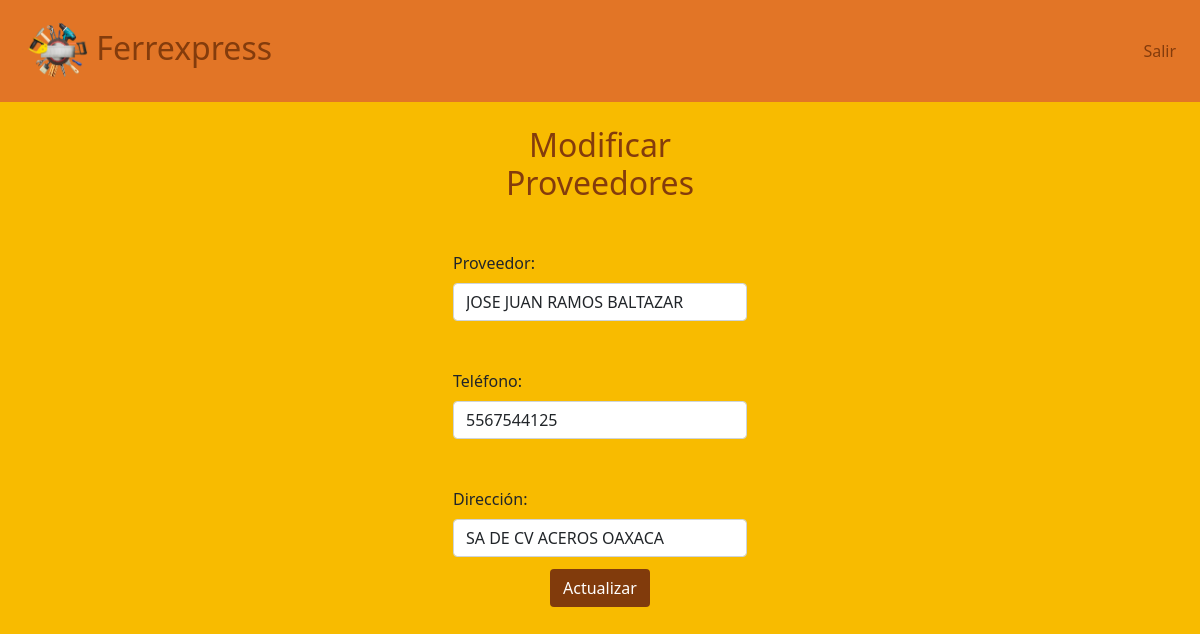
Screenshot of /modificar_proveedores.php?id=4 with the database file from the repository.
### tables this page shows
CREATE TABLE `proveedores`  (
  `id_proveedor` int(0) NOT NULL AUTO_INCREMENT,
  `nombre_proveedor` varchar(100) NOT NULL,
  `telefono_proveedor` varchar(15) NULL DEFAULT NULL,
  `direccion_proveedor` varchar(255) NULL DEFAULT NULL,
  `estado` char(1) NULL DEFAULT '1',
  PRIMARY KEY (`id_proveedor`) USING BTREE
);

### modificar_proveedores.php (the view, shortened to what this page needs)
<?php
    include "model/conexion.php";
    $id = $_GET["id"];
    $consulta_datos = $conexion->query("SELECT * FROM proveedores WHERE id_proveedor = $id;");
    ?>
        <!DOCTYPE html>
        <html lang="en">
        <head>
            <link href="https://cdn.jsdelivr.net/npm/bootstrap@5.0.2/dist/css/bootstrap.min.css" rel="stylesheet">
            <link rel="stylesheet" href="./src/css/style_productos.css">
        </head>
        <body>
        <nav class="navbar navbar-expand-lg navbar-light color_navbar p-3">
                <div class="container-fluid d-flex align-items-center justify-content-between">
                    <a class="navbar-brand" href="#" style="color:#843C0C; font-size:2rem;">
                        <img src="./src/images/logo_ferreteria.png" alt="" width="60" height="60" class="d-inline-block align-text-center">
                        Ferrexpress
                    </a>
                </div>
                <div class="collapse navbar-collapse" id="navbarSupportedContent">
                    <ul class="navbar-nav d-flex align-items-center justify-content-center">
                        <li class="nav-item">
                             <a class="nav-link active" aria-current="page" href="proveedores.php" style="color:#843C0C;">Salir</a>
                        </li>
                    </ul>
                </div>
            </nav>
            <div class="container-fluid columns d-flex align-items-center justify-content-center">
                <form class="col-sm-3 col-md-3 pt-4" method="POST">
                        <h3 class="text-center color_h3">Modificar Proveedores</h3>
                        <?php
                            while($datos=$consulta_datos->fetch_object()){
                        ?>
                        <div class="mb-1 mt-5">
                            <label for="exampleInputEmail1" class="form-label">Proveedor:</label>
                            <input type="text" class="form-control" name="nombre" value="<?= $datos->nombre_proveedor?>" onkeyup="mayus(this);">
                        </div>
                        <div class="mb-1 mt-5">
                            <label for="exampleInputEmail1" class="form-label">Teléfono:</label>
                            <input type="text" class="form-control" name="telefono" value="<?= $datos->telefono_proveedor?>" onkeyup="mayus(this);">
                        </div>
                        <div class="mb-1 mt-5">
                            <label for="exampleInputEmail1" class="form-label">Dirección:</label>
                            <input type="text" class="form-control" name="direccion" value="<?= $datos->direccion_proveedor?>" onkeyup="mayus(this);">
                        </div>
                        <?php
                            }
                        ?>
                        <div class="mb-1 d-flex align-items-center justify-content-center">
                        <button type="submit" class="btn mt-2" name="btnactualizar" value="ok" style="background-color:#813B0C; color:#ffffff;">Actualizar</button>
                    </div>
                </form>
            </div>
    </body>
</html>

### src/css/style_productos.css (style rules this page uses)
body { background-color: #F8BB00; }
.color_navbar { background-color: #E27526; color: #fff; }
.color_h3 { color: #843C0C; font-size: 2rem; }

### rows the page displays
proveedores: nombre "JOSE JUAN RAMOS BALTAZAR", telefono "5567544125", direccion "SA DE CV ACEROS OAXACA"
